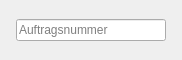
<?xml version="1.0" encoding="UTF-8"?>
<ui version="4.0">
 <class>Hauptfenster</class>
 <widget class="QDialog" name="Hauptfenster">
  <property name="geometry">
   <rect>
    <x>0</x>
    <y>0</y>
    <width>182</width>
    <height>60</height>
   </rect>
  </property>
  <property name="minimumSize">
   <size>
    <width>182</width>
    <height>60</height>
   </size>
  </property>
  <property name="maximumSize">
   <size>
    <width>182</width>
    <height>60</height>
   </size>
  </property>
  <property name="windowTitle">
   <string>Aufträge</string>
  </property>
  <property name="windowIcon">
   <iconset>
    <normaloff>icons/lupe_black.png</normaloff>icons/lupe_black.png</iconset>
  </property>
  <layout class="QHBoxLayout" name="horizontalLayout">
   <item>
    <layout class="QGridLayout" name="gridLayout">
     <item row="1" column="1">
      <widget class="QLineEdit" name="le_auftragsnummer">
       <property name="minimumSize">
        <size>
         <width>150</width>
         <height>0</height>
        </size>
       </property>
       <property name="placeholderText">
        <string>Auftragsnummer</string>
       </property>
      </widget>
     </item>
     <item row="1" column="2">
      <spacer name="horizontalSpacer_2">
       <property name="orientation">
        <enum>Qt::Horizontal</enum>
       </property>
       <property name="sizeHint" stdset="0">
        <size>
         <width>40</width>
         <height>20</height>
        </size>
       </property>
      </spacer>
     </item>
     <item row="0" column="1">
      <spacer name="verticalSpacer">
       <property name="orientation">
        <enum>Qt::Vertical</enum>
       </property>
       <property name="sizeHint" stdset="0">
        <size>
         <width>20</width>
         <height>40</height>
        </size>
       </property>
      </spacer>
     </item>
     <item row="1" column="0">
      <spacer name="horizontalSpacer">
       <property name="orientation">
        <enum>Qt::Horizontal</enum>
       </property>
       <property name="sizeHint" stdset="0">
        <size>
         <width>40</width>
         <height>20</height>
        </size>
       </property>
      </spacer>
     </item>
     <item row="2" column="1">
      <spacer name="verticalSpacer_2">
       <property name="orientation">
        <enum>Qt::Vertical</enum>
       </property>
       <property name="sizeHint" stdset="0">
        <size>
         <width>20</width>
         <height>40</height>
        </size>
       </property>
      </spacer>
     </item>
    </layout>
   </item>
  </layout>
 </widget>
 <resources/>
 <connections/>
</ui>
